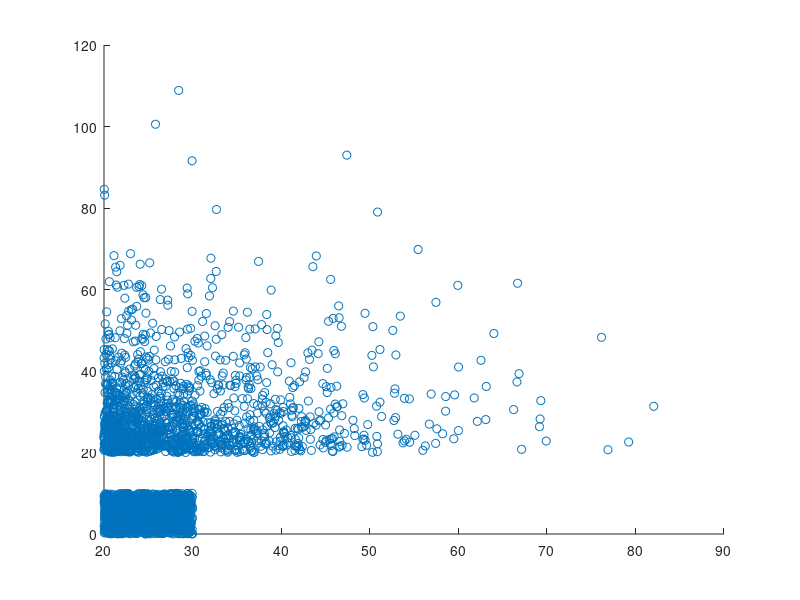

Write MATLAB code to recreate this figure. (Note: this script raises an error after producing the figure.)
clear all 
close all 

%%%%%%%%%%%%%%%%%%%%%%%%%%%%%%%%%%%%%%%%%%%%%%%%
% Experiment Settings
%%%%%%%%%%%%%%%%%%%%%%%%%%%%%%%%%%%%%%%%%%%%%%%%
% PDF configuration
x_min = 20; x_max = 30;
y_min = 0; y_max = 10;
x_min_g = 0; x_max_g = -10;
y_min_g = 0; y_max_g = -10; 
p_lambda_x = 5;
p_lambda_y = 5;
e_mu_x = 10; 
e_mu_y = 10;
exp_offset = 20;
mu_x = (x_min_g + x_max_g)/2; % Gaussian parameters
mu_y = (y_min_g + y_max_g)/2;
sigma_x = (x_max - x_min) / 2;
sigma_y = (y_max - y_min) / 2;
sampleSize = 1500; % total samples per distribution
HalfPeriod_L = [ x_max+(x_max - x_min)*5 y_max+(y_max - y_min)*5 ];
Mixture_N = 25; % total number of mixture components
Trimming_Factor = 10; 
Convergence_Factor = 0.000001;
% view preferences
my_xlim = 50; 
my_ylim = 50; 
my_zlim = 0.009;
my_view = [420 29];

%%%%%%%%%%%%%%%%%%%%%%%%%%%%%%%%%%%%%%%%%%%%%%%%
% Sample generation
%%%%%%%%%%%%%%%%%%%%%%%%%%%%%%%%%%%%%%%%%%%%%%%%
rng('shuffle');
% Uniform samples
x_samples_uniform = x_min + (x_max - x_min) * rand( sampleSize, 1 );
y_samples_uniform = y_min + (y_max - y_min) * rand( sampleSize, 1 );
% Exponential samples
x_samples_exponential = exprnd(e_mu_x, sampleSize, 1) + exp_offset;
y_samples_exponential = exprnd(e_mu_y, sampleSize, 1) + exp_offset;
% Input concatenation & shuffle
x_input = [ x_samples_uniform  x_samples_exponential];
y_input = [ y_samples_uniform  y_samples_exponential];
inputArray = [x_input(:), y_input(:)];
idx = randperm(size(inputArray, 2));
inputArray = inputArray(:, idx);
% plot input in scattered form 
figure;
scatter(x_input, y_input);

%%%%%%%%%%%%%%%%%%%%%%%%%%%%%%%%%%%%%%%%%%%%%%%%
% EMoFS Estimation
%%%%%%%%%%%%%%%%%%%%%%%%%%%%%%%%%%%%%%%%%%%%%%%%
[pdf_index, Estimated_PDF] = emofs( ...
    inputArray, HalfPeriod_L, Mixture_N, Trimming_Factor, ...
    Convergence_Factor); 
% Generate X,Y,Z indices from pdf_index
MaxPeriod = max(HalfPeriod_L) * 2 + 1;
x_axis = pdf_index(:,1);
y_axis = pdf_index(:,2);
z_axis = Estimated_PDF;
% Reshape into grid form
X = reshape(x_axis, MaxPeriod, MaxPeriod);
Y = reshape(y_axis, MaxPeriod, MaxPeriod);
Z_emofs = reshape(z_axis, MaxPeriod, MaxPeriod);
% Plot the estimated pdf
figure;
surf(X, Y, Z_emofs); 
xlabel('x (in)');
ylabel('y (in)');
zlabel('Estimated PDF by EMoFS');
set(gca,'ydir','reverse');
% Show in 2D contour
figure;
contour(X, Y, Z_emofs, Mixture_N, 'k');  % 2D contour

%%%%%%%%%%%%%%%%%%%%%%%%%%%%%%%%%%%%%%%%%%%%%%%%
% Original PDF and its illustration
%%%%%%%%%%%%%%%%%%%%%%%%%%%%%%%%%%%%%%%%%%%%%%%%
% Uniform
pdf_val = 1 / ((x_max - x_min) * (y_max - y_min ));
Z_orig_uniform = zeros(size(X));
inside = (X >= x_min & X <= x_max) & (Y >= y_min & Y <= y_max);
Z_orig_uniform(inside) = pdf_val;
% Exponential
Z_orig_exp = exppdf(X - exp_offset, e_mu_x) .* exppdf(Y - exp_offset, e_mu_y);
% Concatenation & Normalization
Z_orig = Z_orig_uniform + Z_orig_exp;
Z_orig = Z_orig / sum(Z_orig(:));
% Plot
figure;
surf(X, Y, Z_orig); 
xlabel('x (in)');
ylabel('y (in)');
zlabel('Original PDF');
set(gca,'ydir','reverse');

%%%%%%%%%%%%%%%%%%%%%%%%%%%%%%%%%%%%%%%%%%%%%%%%
% IGMM Estimation
%%%%%%%%%%%%%%%%%%%%%%%%%%%%%%%%%%%%%%%%%%%%%%%%
options = statset('MaxIter',1000, 'Display','final');
gmdist = fitgmdist(inputArray, Mixture_N,'Options',options);
grid_points = [x_axis, y_axis];
f = pdf(gmdist, grid_points);
Z_igmm = reshape(f, MaxPeriod, MaxPeriod);
% Plot
figure;
h1 = surf(X, Y, Z_igmm);
xlabel('x (in)');
ylabel('y (in)');
zlabel('Estimated PDF by IGMM');
set(gca,'ydir','reverse');

%%%%%%%%%%%%%%%%%%%%%%%%%%%%%%%%%%%%%%%%%%%%%%%%
% Draw EMoFS and Original Together
%%%%%%%%%%%%%%%%%%%%%%%%%%%%%%%%%%%%%%%%%%%%%%%%
% create the first surface using colors from the winter colormap
fig = figure(); 
tcl = tiledlayout(fig,1,1); 
ax = nexttile(tcl); 
axEMOFS = ax;
surf1Colormap = winter(); 
tc = colormapToTruecolor(surf1Colormap,Z_orig);  
hsurf1 = surf(ax,X,Y,Z_orig,tc,'FaceColor','interp','EdgeAlpha',0.3);
set(hsurf1, 'FaceAlpha', 0.2);
% create second surface using colors from the autumn colormap
hold on
surf2Colormap = spring(); 
tc = colormapToTruecolor(surf2Colormap,Z_emofs);
hsurf2 = surf(ax,X,Y,Z_emofs,tc,'FaceColor','interp','EdgeAlpha',0.3);
axHidden = axes(tcl,'visible','off','HandleVisibility','off');
colormap(ax,surf1Colormap)
colormap(axHidden,surf2Colormap)
cb1 = colorbar(ax);
cb1.Layout.Tile = 'east';
cb1.Label.String = 'Original PDF';
cb2 = colorbar(axHidden);
cb2.Layout.Tile = 'east';
cb2.Label.String = 'Estimation by EMoFS';
xlim([ -my_xlim my_xlim ]);
ylim([ -my_ylim my_ylim ]);
zlim([0 my_zlim]);
view( my_view );
xlabel('x (in)');
ylabel('y (in)');
zlabel('Original PDF vs EMoFS');

%%%%%%%%%%%%%%%%%%%%%%%%%%%%%%%%%%%%%%%%%%%%%%%%
% Draw IGMM and Original Together
%%%%%%%%%%%%%%%%%%%%%%%%%%%%%%%%%%%%%%%%%%%%%%%%
% create the first surface using colors from the winter colormap
fig = figure(); 
tcl = tiledlayout(fig,1,1); 
ax = nexttile(tcl); 
axIGMM = ax;
surf1Colormap = winter(); 
tc = colormapToTruecolor(surf1Colormap,Z_orig);  
hsurf1 = surf(ax,X,Y,Z_orig,tc,'FaceColor','interp','EdgeAlpha',0.3);
set(hsurf1, 'FaceAlpha', 0.2);
% create second surface using colors from the autumn colormap
hold on
surf2Colormap = spring(); 
tc = colormapToTruecolor(surf2Colormap,Z_igmm);
hsurf2 = surf(ax,X,Y,Z_igmm,tc,'FaceColor','interp','EdgeAlpha',0.3);
axHidden = axes(tcl,'visible','off','HandleVisibility','off');
colormap(ax,surf1Colormap)
colormap(axHidden,surf2Colormap)
cb1 = colorbar(ax);
cb1.Layout.Tile = 'east';
cb1.Label.String = 'Original PDF';
cb2 = colorbar(axHidden);
cb2.Layout.Tile = 'east';
cb2.Label.String = 'Estimation by IGMM';
xlim([ -my_xlim my_xlim ]);
ylim([ -my_ylim my_ylim ]);
zlim([0 my_zlim]);
view( my_view );
xlabel('x (in)');
ylabel('y (in)');
zlabel('Original PDF vs IGMM');

%linkprop([axEMOFS, axIGMM], ...
%    {'CameraPosition','CameraTarget','CameraUpVector','CameraViewAngle'});

%%%%%%%%%%%%%%%%%%%%%%%%%%%%%%%%%%%%%%%%%%%%%%%%
% RMS calculation
%%%%%%%%%%%%%%%%%%%%%%%%%%%%%%%%%%%%%%%%%%%%%%%%
error_diff = Z_orig - Z_emofs;
error_rms = sqrt(sum(error_diff.^2, "all")); 
fprintf("RMS EMoFS:  %f\n", error_rms);
fprintf("Total Sum EMoFS: %f\n", sum(Z_emofs, "all"));
error_diff = Z_orig - Z_igmm;
error_rms = sqrt(sum(error_diff.^2, "all")); 
fprintf("RMS IGMM:  %f\n", error_rms);
fprintf("Total Sum IGMM: %f\n", sum(Z_igmm, "all"));


%%%%%%%%%%%%%%%%%%%%%%%%%%%%%%%%%%%%%%%%%%%%%%%%
% colormapToTruecolor description
%%%%%%%%%%%%%%%%%%%%%%%%%%%%%%%%%%%%%%%%%%%%%%%%
function tc = colormapToTruecolor(map,ZData)
    % map is a n-by-3 colormap matrix
    % ZData is a k-by-w matrix of ZData (or CData, I suppose)
    % tc is a kxwx3 Truecolor array based on map and ZData values.
    tcIdx = round(rescale(ZData,1,height(map)));
    tc = reshape(map(tcIdx,:),[size(ZData),3]);
end
